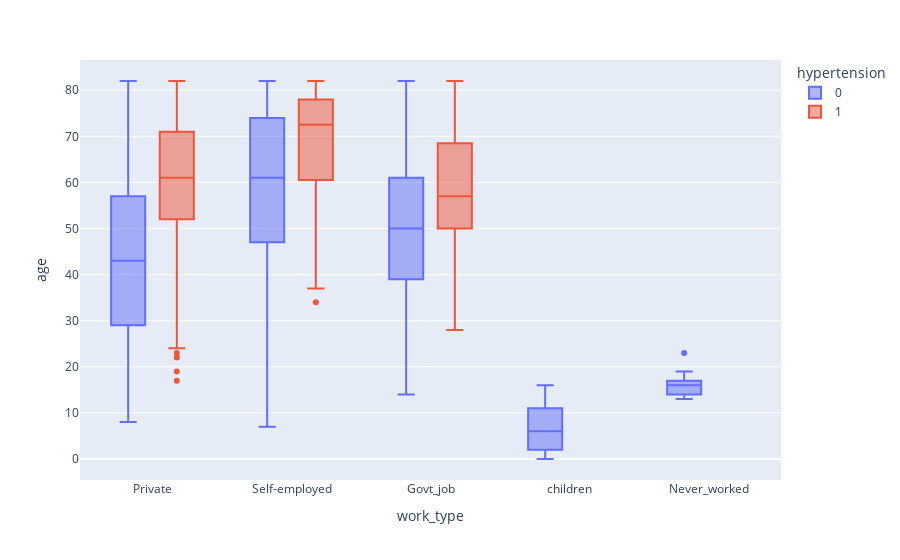

Notebook code cell kept with this figure:
### Markdown cell above
### Handling the Outliers:

### Code cell
fig = px.box(df_eda, x="work_type", y="age" , color='hypertension') 
fig.update_traces(quartilemethod="exclusive") # or "inclusive", or "linear" by default
fig.show()

### Figure 1 — Plotly figure (JSON) as saved in the notebook; plotly's stock layout.template omitted (floating-point values rounded to 4 significant figures; data arrays with more than 128 entries replaced by an {"elided": "..."} marker saying what was removed)
{"data": [{"alignmentgroup": "True", "hovertemplate": "hypertension=0<br>work_type=%{x}<br>age=%{y}<extra></extra>", "legendgroup": "0", "marker": {"color": "#636efa"}, "name": "0", "notched": false, "offsetgroup": "0", "orientation": "v", "quartilemethod": "exclusive", "showlegend": true, "type": "box", "x": {"elided": "4612 str values"}, "x0": " ", "xaxis": "x", "y": {"elided": "4612 int values"}, "y0": " ", "yaxis": "y"}, {"alignmentgroup": "True", "hovertemplate": "hypertension=1<br>work_type=%{x}<br>age=%{y}<extra></extra>", "legendgroup": "1", "marker": {"color": "#EF553B"}, "name": "1", "notched": false, "offsetgroup": "1", "orientation": "v", "quartilemethod": "exclusive", "showlegend": true, "type": "box", "x": {"elided": "498 str values"}, "x0": " ", "xaxis": "x", "y": {"elided": "498 int values"}, "y0": " ", "yaxis": "y"}], "layout": {"boxmode": "group", "legend": {"title": {"text": "hypertension"}, "tracegroupgap": 0}, "margin": {"t": 60}, "xaxis": {"anchor": "y", "domain": [0, 1], "title": {"text": "work_type"}}, "yaxis": {"anchor": "x", "domain": [0, 1], "title": {"text": "age"}}}}
